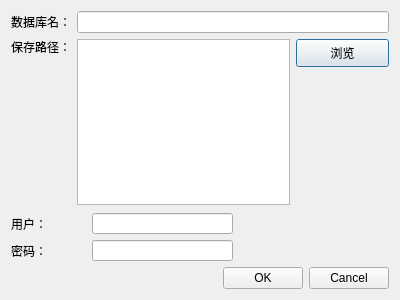
<?xml version="1.0" encoding="UTF-8"?>
<ui version="4.0">
 <class>RegisterDialog</class>
 <widget class="QDialog" name="RegisterDialog">
  <property name="geometry">
   <rect>
    <x>0</x>
    <y>0</y>
    <width>400</width>
    <height>300</height>
   </rect>
  </property>
  <property name="minimumSize">
   <size>
    <width>400</width>
    <height>300</height>
   </size>
  </property>
  <property name="maximumSize">
   <size>
    <width>400</width>
    <height>300</height>
   </size>
  </property>
  <property name="windowTitle">
   <string>Register</string>
  </property>
  <layout class="QGridLayout" name="gridLayout_3">
   <item row="0" column="0" colspan="2">
    <layout class="QHBoxLayout" name="horizontalLayout">
     <item>
      <widget class="QLabel" name="label">
       <property name="minimumSize">
        <size>
         <width>0</width>
         <height>21</height>
        </size>
       </property>
       <property name="maximumSize">
        <size>
         <width>16777215</width>
         <height>21</height>
        </size>
       </property>
       <property name="text">
        <string>数据库名：</string>
       </property>
       <property name="buddy">
        <cstring>lineEdit</cstring>
       </property>
      </widget>
     </item>
     <item>
      <widget class="QLineEdit" name="lineEdit">
       <property name="cursorPosition">
        <number>0</number>
       </property>
      </widget>
     </item>
    </layout>
   </item>
   <item row="0" column="2">
    <spacer name="horizontalSpacer_3">
     <property name="orientation">
      <enum>Qt::Horizontal</enum>
     </property>
     <property name="sizeHint" stdset="0">
      <size>
       <width>3</width>
       <height>20</height>
      </size>
     </property>
    </spacer>
   </item>
   <item row="1" column="0" colspan="2">
    <layout class="QGridLayout" name="gridLayout">
     <item row="0" column="0">
      <widget class="QLabel" name="label_2">
       <property name="minimumSize">
        <size>
         <width>0</width>
         <height>15</height>
        </size>
       </property>
       <property name="maximumSize">
        <size>
         <width>16777215</width>
         <height>15</height>
        </size>
       </property>
       <property name="text">
        <string>保存路径：</string>
       </property>
       <property name="buddy">
        <cstring>textEdit</cstring>
       </property>
      </widget>
     </item>
     <item row="0" column="1" rowspan="3">
      <widget class="QTextEdit" name="textEdit">
       <property name="readOnly">
        <bool>true</bool>
       </property>
      </widget>
     </item>
     <item row="0" column="2" rowspan="2">
      <widget class="QPushButton" name="pushButton">
       <property name="minimumSize">
        <size>
         <width>93</width>
         <height>28</height>
        </size>
       </property>
       <property name="maximumSize">
        <size>
         <width>93</width>
         <height>28</height>
        </size>
       </property>
       <property name="text">
        <string>浏览</string>
       </property>
      </widget>
     </item>
     <item row="1" column="0" rowspan="2">
      <spacer name="verticalSpacer">
       <property name="orientation">
        <enum>Qt::Vertical</enum>
       </property>
       <property name="sizeHint" stdset="0">
        <size>
         <width>20</width>
         <height>40</height>
        </size>
       </property>
      </spacer>
     </item>
     <item row="2" column="2">
      <spacer name="verticalSpacer_3">
       <property name="orientation">
        <enum>Qt::Vertical</enum>
       </property>
       <property name="sizeHint" stdset="0">
        <size>
         <width>20</width>
         <height>40</height>
        </size>
       </property>
      </spacer>
     </item>
     <item row="3" column="1">
      <spacer name="verticalSpacer_2">
       <property name="orientation">
        <enum>Qt::Vertical</enum>
       </property>
       <property name="sizeHint" stdset="0">
        <size>
         <width>20</width>
         <height>40</height>
        </size>
       </property>
      </spacer>
     </item>
    </layout>
   </item>
   <item row="1" column="2">
    <spacer name="horizontalSpacer_4">
     <property name="orientation">
      <enum>Qt::Horizontal</enum>
     </property>
     <property name="sizeHint" stdset="0">
      <size>
       <width>3</width>
       <height>20</height>
      </size>
     </property>
    </spacer>
   </item>
   <item row="2" column="0">
    <layout class="QGridLayout" name="gridLayout_2">
     <item row="0" column="0">
      <widget class="QLabel" name="label_3">
       <property name="minimumSize">
        <size>
         <width>75</width>
         <height>15</height>
        </size>
       </property>
       <property name="text">
        <string>用户：</string>
       </property>
       <property name="buddy">
        <cstring>lineEdit_2</cstring>
       </property>
      </widget>
     </item>
     <item row="0" column="1">
      <widget class="QLineEdit" name="lineEdit_2">
       <property name="minimumSize">
        <size>
         <width>141</width>
         <height>21</height>
        </size>
       </property>
       <property name="maximumSize">
        <size>
         <width>141</width>
         <height>21</height>
        </size>
       </property>
      </widget>
     </item>
     <item row="1" column="0">
      <widget class="QLabel" name="label_4">
       <property name="minimumSize">
        <size>
         <width>75</width>
         <height>15</height>
        </size>
       </property>
       <property name="text">
        <string>密码：</string>
       </property>
       <property name="buddy">
        <cstring>lineEdit_3</cstring>
       </property>
      </widget>
     </item>
     <item row="1" column="1">
      <widget class="QLineEdit" name="lineEdit_3">
       <property name="minimumSize">
        <size>
         <width>141</width>
         <height>21</height>
        </size>
       </property>
       <property name="maximumSize">
        <size>
         <width>141</width>
         <height>21</height>
        </size>
       </property>
      </widget>
     </item>
    </layout>
   </item>
   <item row="2" column="1">
    <spacer name="horizontalSpacer">
     <property name="orientation">
      <enum>Qt::Horizontal</enum>
     </property>
     <property name="sizeHint" stdset="0">
      <size>
       <width>130</width>
       <height>20</height>
      </size>
     </property>
    </spacer>
   </item>
   <item row="3" column="0">
    <spacer name="verticalSpacer_4">
     <property name="orientation">
      <enum>Qt::Vertical</enum>
     </property>
     <property name="sizeHint" stdset="0">
      <size>
       <width>20</width>
       <height>20</height>
      </size>
     </property>
    </spacer>
   </item>
   <item row="4" column="0" colspan="2">
    <layout class="QHBoxLayout" name="horizontalLayout_2">
     <item>
      <spacer name="horizontalSpacer_2">
       <property name="orientation">
        <enum>Qt::Horizontal</enum>
       </property>
       <property name="sizeHint" stdset="0">
        <size>
         <width>40</width>
         <height>20</height>
        </size>
       </property>
      </spacer>
     </item>
     <item>
      <widget class="QPushButton" name="pushButton_2">
       <property name="text">
        <string>OK</string>
       </property>
      </widget>
     </item>
     <item>
      <widget class="QPushButton" name="pushButton_3">
       <property name="text">
        <string>Cancel</string>
       </property>
      </widget>
     </item>
    </layout>
   </item>
  </layout>
 </widget>
 <resources/>
 <connections/>
</ui>
